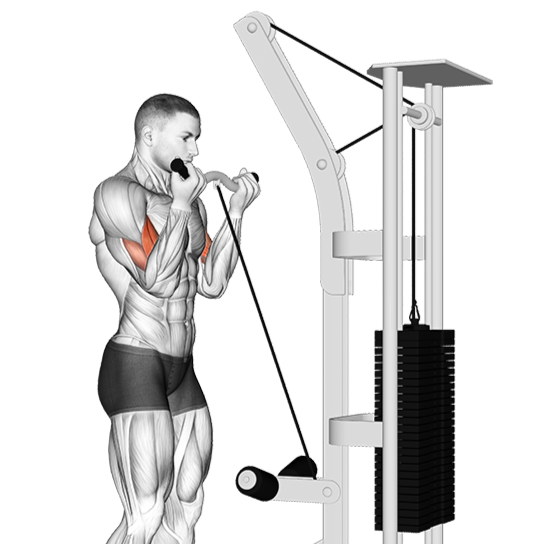
#> input picture assets/exercises/biceps-curl-cable/large.png, 544 x 544 px
$ python -i crop_exercise_images.py   (imports and definitions only)
#> lines starting #> are read from the running program, lines starting #| are printed output that depends on the picture; after the words box and inside, x2 and y2 are one past the last pixel; in counts of white or black regions, pixels touching at a corner belong together
#!/usr/bin/env python3
"""
Crop multi-state exercise illustrations down to a single representative pose.

For each `large.webp` inside `assets/exercises/<exercise-name>/`, we identify
distinct pose panels separated by transparent gutters and keep the pose whose
center of mass sits lowest in the frame (usually the active/contracted phase).
The crop keeps a small margin so equipment remains visible but removes the
other panels and excess empty space.
"""

from __future__ import annotations

import os
from dataclasses import dataclass
from pathlib import Path
from typing import Iterable, List, Tuple

import numpy as np
from PIL import Image, ImageFile


REPO_ROOT = Path(__file__).resolve().parents[1]
EXERCISES_ROOT = REPO_ROOT / "assets/exercises"

Image.MAX_IMAGE_PIXELS = None
ImageFile.LOAD_TRUNCATED_IMAGES = True


@dataclass
class Segment:
    start: int
    end: int

    @property
    def width(self) -> int:
        return self.end - self.start


@dataclass
class PoseCandidate:
    left: int
    top: int
    right: int
    bottom: int
    area: int
    com_y: float


def _find_segments(sum_values: np.ndarray, blank_threshold: int, min_segment: int) -> List[Segment]:
    """Find contiguous non-blank regions along one axis."""
    segments: List[Segment] = []
    in_segment = False
    start = 0
    for idx, value in enumerate(sum_values):
        is_content = value > blank_threshold
        if is_content and not in_segment:
            in_segment = True
            start = idx
        elif not is_content and in_segment:
            if idx - start >= min_segment:
                segments.append(Segment(start, idx))
            in_segment = False
    if in_segment:
        end = len(sum_values)
        if end - start >= min_segment:
            segments.append(Segment(start, end))
    if not segments:
        segments.append(Segment(0, len(sum_values)))
    return segments


def _iter_pose_candidates(mask: np.ndarray) -> Iterable[PoseCandidate]:
    """Yield candidate pose bounding boxes from the alpha mask."""
    height, width = mask.shape
    blank_threshold_cols = max(1, int(height * 0.005))
    blank_threshold_rows = max(1, int(width * 0.005))
    min_segment_cols = max(40, int(width * 0.04))
    min_segment_rows = max(40, int(height * 0.04))

    col_sum = mask.sum(axis=0)
    row_sum = mask.sum(axis=1)
    h_segments = _find_segments(col_sum, blank_threshold_cols, min_segment_cols)
    v_segments = _find_segments(row_sum, blank_threshold_rows, min_segment_rows)

    area_threshold = max(500, int(mask.size * 0.0005))

    row_indices = np.arange(mask.shape[0], dtype=np.float64)
    for h_seg in h_segments:
        for v_seg in v_segments:
            submask = mask[v_seg.start:v_seg.end, h_seg.start:h_seg.end]
            if submask.size == 0 or not submask.any():
                continue

            col_presence = submask.any(axis=0)
            if not col_presence.any():
                continue
            left_offset = int(np.argmax(col_presence))
            right_offset = int(len(col_presence) - np.argmax(col_presence[::-1]))

            rows_presence = submask.any(axis=1)
            if not rows_presence.any():
                continue
            top_offset = int(np.argmax(rows_presence))
            bottom_offset = int(len(rows_presence) - np.argmax(rows_presence[::-1]))

            local = submask[top_offset:bottom_offset, left_offset:right_offset]
            if local.size == 0 or not local.any():
                continue

            area = int(local.sum())
            if area < area_threshold:
                continue

            row_weights = local.sum(axis=1).astype(np.float64)
            local_row_indices = row_indices[top_offset + v_seg.start : top_offset + v_seg.start + len(row_weights)]
            com_y = float((row_weights * local_row_indices).sum() / row_weights.sum())

            left = h_seg.start + left_offset
            right = h_seg.start + right_offset
            top = v_seg.start + top_offset
            bottom = v_seg.start + bottom_offset

            yield PoseCandidate(left, top, right, bottom, area, com_y)


def select_repr_pose(mask: np.ndarray) -> PoseCandidate:
    """Select the pose candidate that best represents the exercise."""
    candidates = list(_iter_pose_candidates(mask))
    if not candidates:
        height, width = mask.shape
        ys, xs = np.where(mask)
        if ys.size == 0:
            raise ValueError("Mask contains no opaque pixels.")
        return PoseCandidate(
            left=int(xs.min()),
            right=int(xs.max()) + 1,
            top=int(ys.min()),
            bottom=int(ys.max()) + 1,
            area=int(ys.size),
            com_y=float(ys.mean()),
        )
    candidates.sort(key=lambda c: (c.com_y, c.area), reverse=True)
    return candidates[0]


def expand_with_margin(candidate: PoseCandidate, width: int, height: int, ratio: float = 0.035) -> Tuple[int, int, int, int]:
    """Add a proportional margin while staying within image bounds."""
    crop_width = candidate.right - candidate.left
    crop_height = candidate.bottom - candidate.top
    margin_x = max(4, int(crop_width * ratio))
    margin_y = max(4, int(crop_height * ratio))
    left = max(0, candidate.left - margin_x)
    top = max(0, candidate.top - margin_y)
    right = min(width, candidate.right + margin_x)
    bottom = min(height, candidate.bottom + margin_y)
    return left, top, right, bottom


def process_image(path: Path) -> bool:
    """Crop the image in-place to the chosen pose. Returns True on success."""
    with Image.open(path) as img:
#> img is the input picture: PIL image 544x544 RGBA; mean R, G, B, A 170.5, 170.2, 170.1, 83.1
        if img.mode != "RGBA":
            img = img.convert("RGBA")
        bbox = img.getbbox()
#> bbox = (88, 10, 494, 544)
        if not bbox:
            return False
        x0, y0, x1, y1 = bbox
#> x0 = 88; y0 = 10; x1 = 494; y1 = 544
        alpha = np.array(img.split()[-1], dtype=np.uint8)
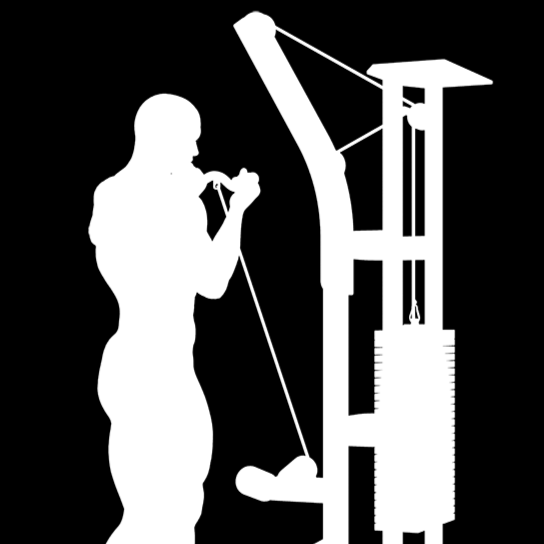
#> alpha: shape (544, 544); min 0, max 255, mean 83.1
        mask = alpha[y0:y1, x0:x1] > 0
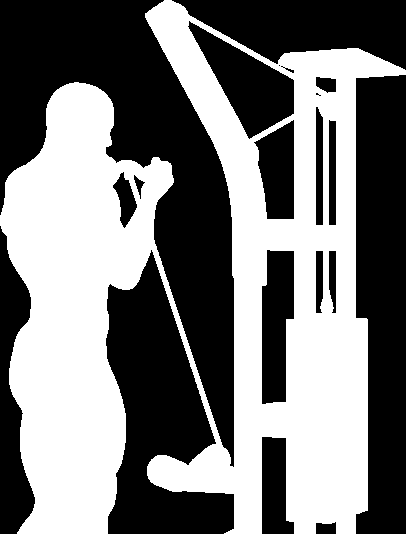
#> mask: shape (534, 406) bool; 47.3% white; 1 white region, box (x1, y1, x2, y2) and area: (0, 0, 406, 534) 102492
        candidate = select_repr_pose(mask)
#> in select_repr_pose, `candidates = list(_iter_pose_candidates(mask))`: candidates = 1 item
        # Translate candidate back to full-image coordinates.
        candidate = PoseCandidate(
            left=candidate.left + x0,
            right=candidate.right + x0,
            top=candidate.top + y0,
            bottom=candidate.bottom + y0,
            area=candidate.area,
            com_y=candidate.com_y + y0,
        )
        left, top, right, bottom = expand_with_margin(candidate, img.width, img.height)
#> left = 74; top = 0; right = 508; bottom = 544
        # Ensure coordinates are integral and valid.
        left, top, right, bottom = map(int, (left, top, right, bottom))
        if right - left <= 0 or bottom - top <= 0:
            raise ValueError(f"Invalid crop for {path}: {(left, top, right, bottom)}")
        cropped = img.crop((left, top, right, bottom))
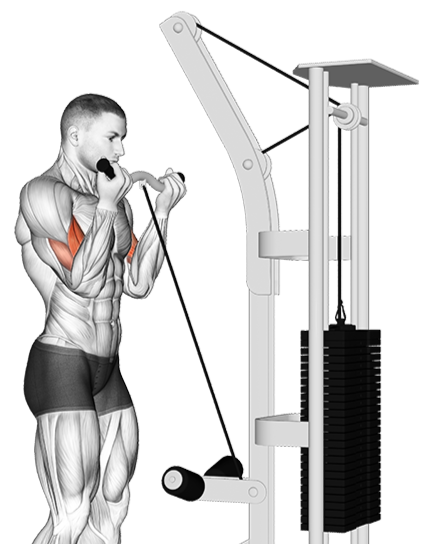
#> cropped: PIL image 434x544 RGBA; mean R, G, B, A 149, 148.7, 148.6, 104.1; transparent parts drawn white
        cropped.save(path, format="WEBP", method=6, quality=95)
    return True


def main() -> None:
    if not EXERCISES_ROOT.exists():
        raise SystemExit(f"Missing directory: {EXERCISES_ROOT}")

    processed = 0
    skipped = 0
    for exercise_dir, _subdirs, files in os.walk(EXERCISES_ROOT):
        if "large.webp" not in files:
            continue
        path = Path(exercise_dir) / "large.webp"
        try:
            if process_image(path):
                processed += 1
            else:
                skipped += 1
        except Exception as exc:  # noqa: BLE001 - report failures with context
            skipped += 1
            print(f"[WARN] Failed to crop {path}: {exc}")
    print(f"Cropped {processed} images; skipped {skipped}.")


# [2 lines not run here, left out]

>>> result = process_image('../assets/exercises/biceps-curl-cable/large.png')

$ run again, on assets/exercises/glute-kickback-machine/large.png
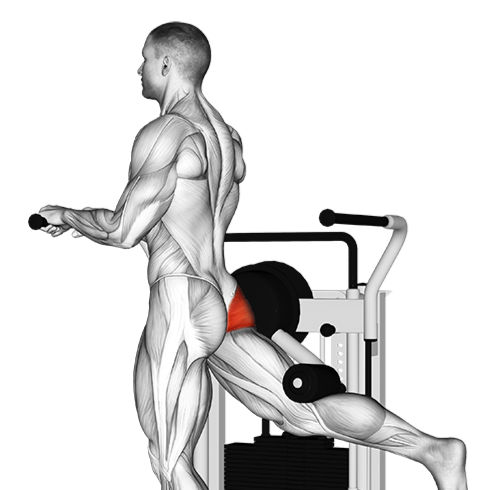
#> input picture assets/exercises/glute-kickback-machine/large.png, 490 x 490 px
#> in process_image, img is the input picture: PIL image 490x490 RGBA; mean R, G, B, A 99.1, 98.3, 98.2, 85.8
#> bbox = (27, 20, 469, 490)
#> x0 = 27; y0 = 20; x1 = 469; y1 = 490
#> in process_image, `mask = alpha[y0:y1, x0:x1] > 0`:
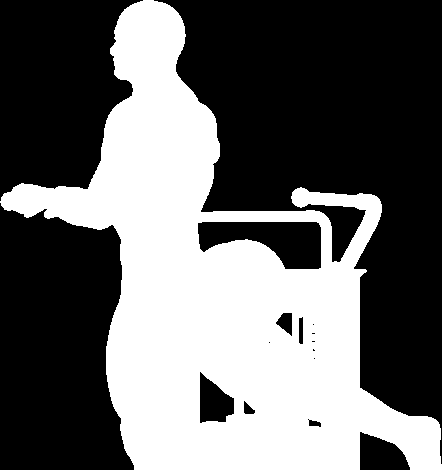
#> mask: shape (470, 442) bool; 40.3% white; 1 white region, box (x1, y1, x2, y2) and area: (0, 0, 442, 470) 83823
#> candidates = 1 item
#> left = 13; top = 4; right = 484; bottom = 490
#> in process_image, `cropped = img.crop((left, top, right, bottom))`:
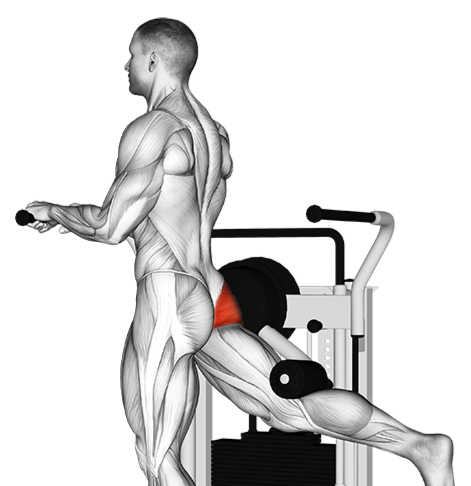
#> cropped: PIL image 471x486 RGBA; mean R, G, B, A 98.2, 97.4, 97.2, 90; transparent parts drawn white

$ run again, on assets/exercises/hammer-curl-band/large.png
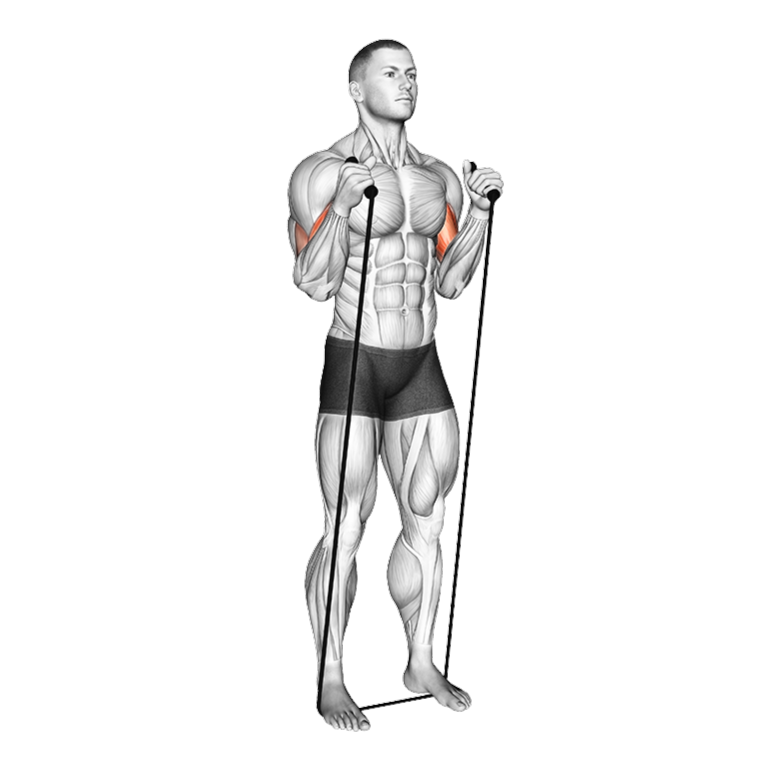
#> input picture assets/exercises/hammer-curl-band/large.png, 765 x 765 px
#> in process_image, img is the input picture: PIL image 765x765 RGBA; mean R, G, B, A 22.1, 22, 22, 34.1
#> bbox = (286, 38, 504, 732)
#> x0 = 286; y0 = 38; x1 = 504; y1 = 732
#> in process_image, `mask = alpha[y0:y1, x0:x1] > 0`:
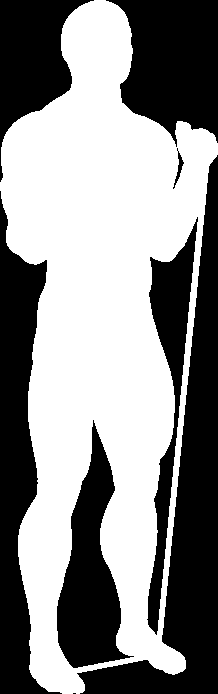
#> mask: shape (694, 218) bool; 54.5% white; 8 black regions (1 under 20 px), largest, box (x1, y1, x2, y2) and area: (77, 155, 218, 694) 19988, (0, 191, 62, 694) 14039, (106, 0, 218, 147) 11375
#> candidates = 1 item
#> left = 279; top = 14; right = 511; bottom = 756
#> in process_image, `cropped = img.crop((left, top, right, bottom))`:
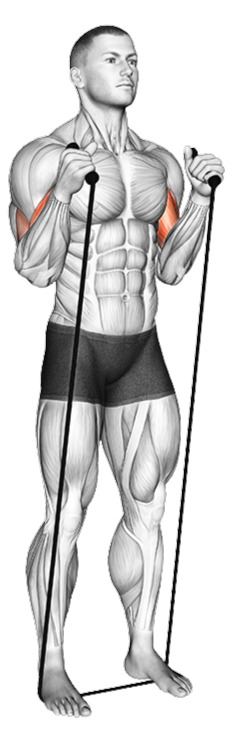
#> cropped: PIL image 232x742 RGBA; mean R, G, B, A 75.3, 74.8, 74.6, 115.8; transparent parts drawn white

$ run again, on assets/exercises/hang-clean-barbell/large.png
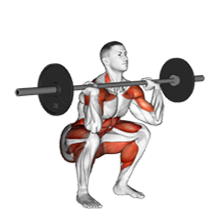
#> input picture assets/exercises/hang-clean-barbell/large.png, 222 x 222 px
#> in process_image, img is the input picture: PIL image 222x222 RGBA; mean R, G, B, A 174.9, 170.7, 169.9, 60.5
#> bbox = (14, 40, 206, 210)
#> x0 = 14; y0 = 40; x1 = 206; y1 = 210
#> in process_image, `mask = alpha[y0:y1, x0:x1] > 0`:
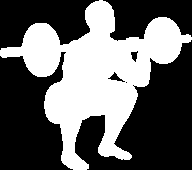
#> mask: shape (170, 192) bool; 39.6% white; 1 white region, box (x1, y1, x2, y2) and area: (0, 0, 192, 170) 12914
#> candidates = 1 item
#> left = 8; top = 35; right = 212; bottom = 215
#> in process_image, `cropped = img.crop((left, top, right, bottom))`:
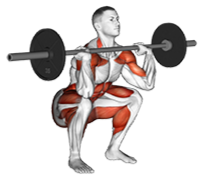
#> cropped: PIL image 204x180 RGBA; mean R, G, B, A 164.5, 158.9, 157.7, 81.2; transparent parts drawn white
